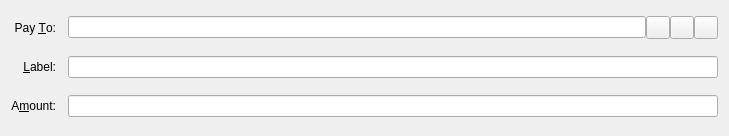
<?xml version="1.0" encoding="UTF-8"?>
<ui version="4.0">
 <class>SendCoinsEntry</class>
 <widget class="QFrame" name="SendCoinsEntry">
  <property name="geometry">
   <rect>
    <x>0</x>
    <y>0</y>
    <width>729</width>
    <height>136</height>
   </rect>
  </property>
  <property name="windowTitle">
   <string>Form</string>
  </property>
  <property name="frameShape">
   <enum>QFrame::NoFrame</enum>
  </property>
  <property name="frameShadow">
   <enum>QFrame::Sunken</enum>
  </property>
  <layout class="QGridLayout" name="gridLayout">
   <property name="spacing">
    <number>12</number>
   </property>
   <item row="5" column="0">
    <widget class="QLabel" name="label">
     <property name="text">
      <string>A&amp;mount:</string>
     </property>
     <property name="alignment">
      <set>Qt::AlignRight|Qt::AlignTrailing|Qt::AlignVCenter</set>
     </property>
     <property name="buddy">
      <cstring>payAmount</cstring>
     </property>
    </widget>
   </item>
   <item row="3" column="0">
    <widget class="QLabel" name="label_2">
     <property name="text">
      <string>Pay &amp;To:</string>
     </property>
     <property name="alignment">
      <set>Qt::AlignRight|Qt::AlignTrailing|Qt::AlignVCenter</set>
     </property>
     <property name="buddy">
      <cstring>payTo</cstring>
     </property>
    </widget>
   </item>
   <item row="5" column="1">
    <widget class="BitcoinAmountField" name="payAmount"/>
   </item>
   <item row="4" column="1">
    <layout class="QHBoxLayout" name="horizontalLayout_2">
     <property name="spacing">
      <number>0</number>
     </property>
     <item>
      <widget class="QValidatedLineEdit" name="addAsLabel">
       <property name="enabled">
        <bool>true</bool>
       </property>
       <property name="toolTip">
        <string>Enter a label for this address to add it to your address book</string>
       </property>
      </widget>
     </item>
    </layout>
   </item>
   <item row="4" column="0">
    <widget class="QLabel" name="label_4">
     <property name="text">
      <string>&amp;Label:</string>
     </property>
     <property name="alignment">
      <set>Qt::AlignRight|Qt::AlignTrailing|Qt::AlignVCenter</set>
     </property>
     <property name="buddy">
      <cstring>addAsLabel</cstring>
     </property>
    </widget>
   </item>
   <item row="3" column="1">
    <layout class="QHBoxLayout" name="payToLayout">
     <property name="spacing">
      <number>0</number>
     </property>
     <item>
      <widget class="QValidatedLineEdit" name="payTo">
       <property name="toolTip">
        <string>The address to send the payment to  (e.g. WsNS17iag9jJgTHD1VXjvLCEnZuQ3rJDE9L)</string>
       </property>
       <property name="maxLength">
        <number>34</number>
       </property>
      </widget>
     </item>
     <item>
      <widget class="QToolButton" name="addressBookButton">
       <property name="toolTip">
        <string>Choose address from address book</string>
       </property>
       <property name="text">
        <string/>
       </property>
       <property name="icon">
        <iconset resource="../bitcoin.qrc">
         <normaloff>:/icons/address-book</normaloff>:/icons/address-book</iconset>
       </property>
       <property name="shortcut">
        <string>Alt+A</string>
       </property>
      </widget>
     </item>
     <item>
      <widget class="QToolButton" name="pasteButton">
       <property name="toolTip">
        <string>Paste address from clipboard</string>
       </property>
       <property name="text">
        <string/>
       </property>
       <property name="icon">
        <iconset resource="../bitcoin.qrc">
         <normaloff>:/icons/editpaste</normaloff>:/icons/editpaste</iconset>
       </property>
       <property name="shortcut">
        <string>Alt+P</string>
       </property>
      </widget>
     </item>
     <item>
      <widget class="QToolButton" name="deleteButton">
       <property name="toolTip">
        <string>Remove this recipient</string>
       </property>
       <property name="text">
        <string/>
       </property>
       <property name="icon">
        <iconset resource="../bitcoin.qrc">
         <normaloff>:/icons/remove</normaloff>:/icons/remove</iconset>
       </property>
      </widget>
     </item>
    </layout>
   </item>
  </layout>
 </widget>
 <customwidgets>
  <customwidget>
   <class>BitcoinAmountField</class>
   <extends>QLineEdit</extends>
   <header>bitcoinamountfield.h</header>
   <container>1</container>
  </customwidget>
  <customwidget>
   <class>QValidatedLineEdit</class>
   <extends>QLineEdit</extends>
   <header>qvalidatedlineedit.h</header>
  </customwidget>
 </customwidgets>
 <resources>
  <include location="../bitcoin.qrc"/>
 </resources>
 <connections/>
</ui>
